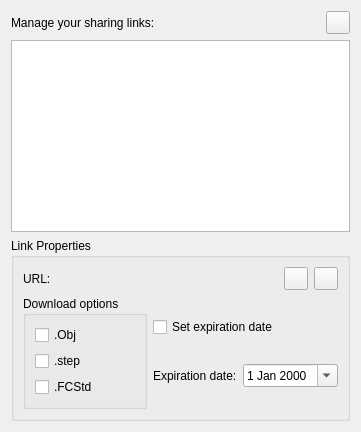
<?xml version="1.0" encoding="UTF-8"?>
<ui version="4.0">
  <class>ManageSharingLinksDialog</class>
  <widget class="QDialog" name="ManageSharingLinksDialog">
    <property name="windowTitle">
      <string>Manage Sharing Links</string>
    </property>
    <layout class="QVBoxLayout" name="verticalLayout">
     <item>
      <layout  class="QHBoxLayout">
      <item>
        <widget class="QLabel" name="infoLabel">
          <property name="text">
            <string>Manage your sharing links:</string>
          </property>
        </widget>
      </item>
      <item>
       <widget class="QToolButton" name="buttonAdd">
        <property name="toolTip">
         <string>Create a new sharing link</string>
        </property>
        <property name="text">
         <string/>
        </property>
        <property name="icon">
         <iconset><normaloff>:/icons/list-add.svg</normaloff>:/icons/list-add.svg</iconset>
        </property>
       </widget>
        </item>
       </layout>
      </item>
      <item>
        <widget class="QListView" name="linksView"/>
      </item>
      <item>
        <widget class="QGroupBox" name="linkDetailsGroupBox">
          <property name="title">
            <string>Link Properties</string>
          </property>
          <property name="visible">
           <bool>false</bool>
          </property>
          <layout class="QVBoxLayout" name="linkDetailsLayout">
            <item>
             <layout  class="QHBoxLayout">
              <item>
               <widget class="QLabel" name="urlLabel">
                <property name="text">
                 <string>URL:</string>
                </property>
               </widget>
              </item>
              <item>
               <widget class="QToolButton" name="buttonCopy">
                <property name="toolTip">
                 <string>Copy to clipboard the sharing url</string>
                </property>
                <property name="text">
                 <string/>
                </property>
                <property name="icon">
                 <iconset><normaloff>:/icons/edit-copy.svg</normaloff>:/icons/edit-copy.svg</iconset>
                </property>
               </widget>
              </item>
              <item>
               <widget class="QToolButton" name="buttonDelete">
                <property name="toolTip">
                 <string>Delete sharing link</string>
                </property>
                <property name="text">
                 <string/>
                </property>
                <property name="icon">
                 <iconset><normaloff>:/icons/edit_Cancel.svg</normaloff>:/icons/edit_Cancel.svg</iconset>
                </property>
               </widget>
              </item>
             </layout>
            </item>
            <item>
             <layout  class="QHBoxLayout">
              <item>
               <widget class="QGroupBox" name="downloadOptionsGroupBox">
                <property name="title">
                  <string>Download options</string>
                </property>
                <layout class="QVBoxLayout" name="verticalLayout">
                  <item>
                    <widget class="QCheckBox" name="objCheckBox">
                      <property name="text">
                        <string>.Obj</string>
                      </property>
                    </widget>
                  </item>
                  <item>
                    <widget class="QCheckBox" name="stepCheckBox">
                      <property name="text">
                        <string>.step</string>
                      </property>
                    </widget>
                  </item>
                  <item>
                    <widget class="QCheckBox" name="fcstdCheckBox">
                      <property name="text">
                        <string>.FCStd</string>
                      </property>
                    </widget>
                  </item>
                </layout>
              </widget>
              </item>
			  <item>
               <layout class="QVBoxLayout">
			    <item>
                 <widget class="QCheckBox" name="expCheckBox">
                  <property name="text">
                   <string>Set expiration date</string>
                  </property>
                 </widget>
          	    </item>
			  <item>
               <layout class="QHBoxLayout">
                <item>
                 <widget class="QLabel" name="expirationLabel">
                  <property name="text">
                   <string>Expiration date:</string>
                  </property>
                 </widget>
                </item>
                <item>
                 <widget class="QDateEdit" name="dateEdit">
                  <property name="calendarPopup">
                   <bool>true</bool>
                  </property>
                 </widget>
                </item>
              </layout>
             </item>
               </layout>
              </item>
            </layout>
           </item>
          </layout>
        </widget>
      </item>
    </layout>
  </widget>
  <resources/>
  <connections/>
</ui>
